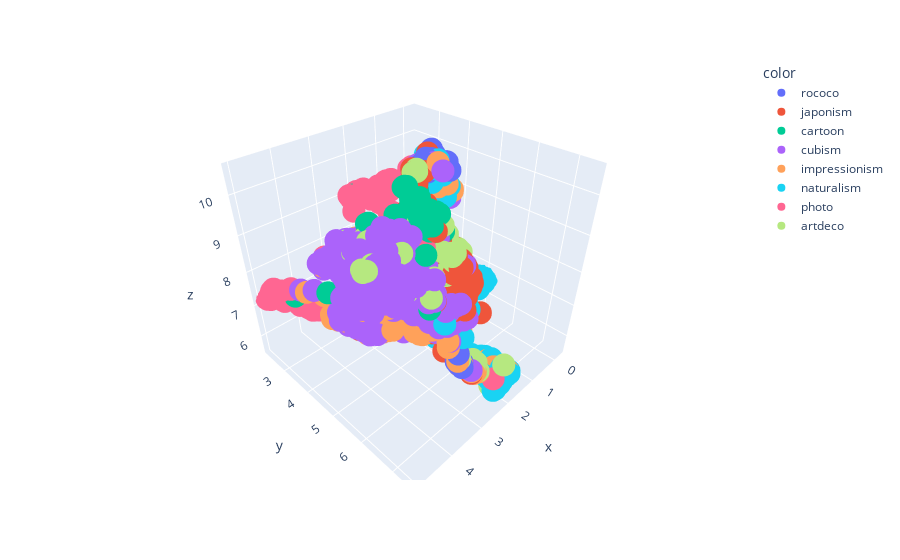

Here is the notebook cell this chart was saved with:
### Code cell
px.scatter_3d(
    x=X[:, 0],
    y=X[:, 1],
    z=X[:, 2],
    color=ann.label
)
